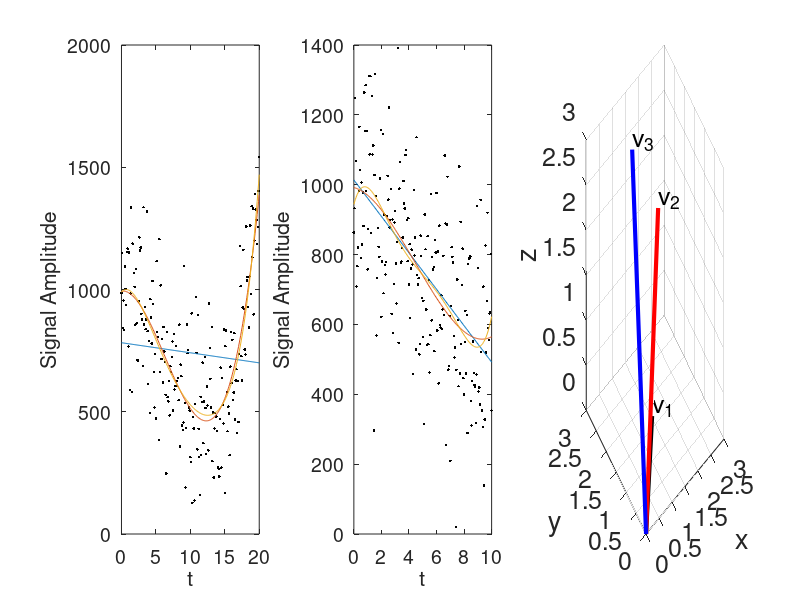
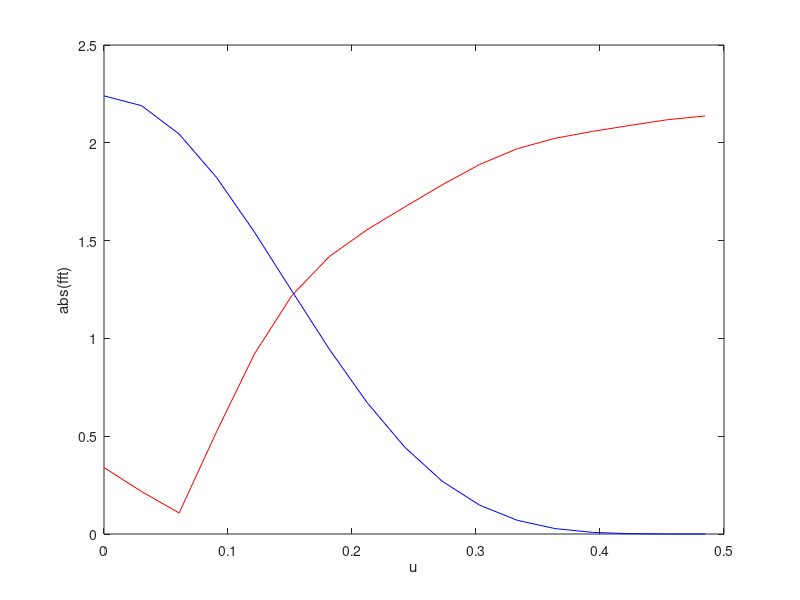
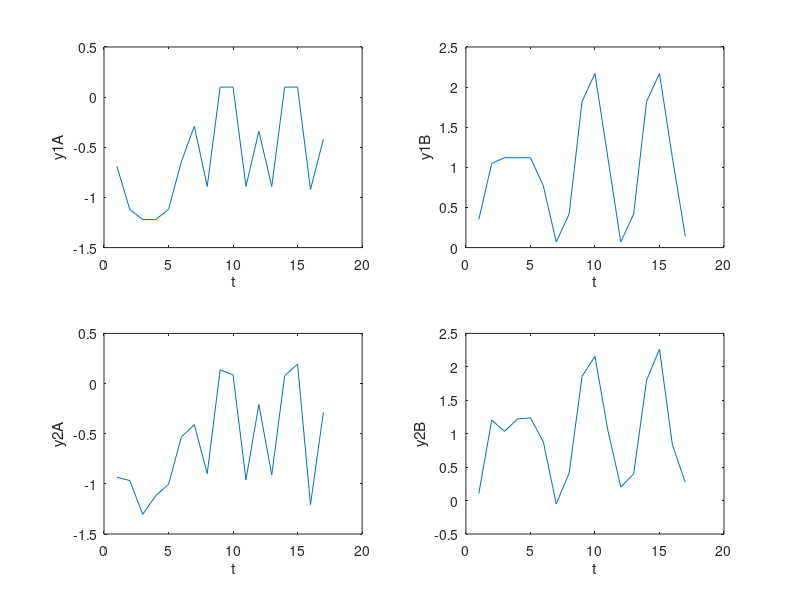

MATLAB code for these plots, in order: (Note: this script raises an error after producing the figures.)
% MatlabCodeLABook  3.5.2026 mfi
% A listing of Matlab scripts used in the LABook
%
% Solution to Exercise E8.6 generating results in Figure 8.3 
%
close all;t=0:32;                                   % time in seconds
% generate two impulse responses, a,b and implement as circulant matrices
a=0.2*[[7 -2.5 -1 -0.5 -0.25 -0.1] zeros(1,22) [-0.1 -0.25 -0.5 -1 -2.5]];
b=0.7*[1 0.5 0.1 zeros(1,27) 0.1 0.5 1.0];
N=length(b);icnt=0;
A(1,:)=a; B(1,:)=b;                                 % transformation matrices...
for j=3:2:N                                         % ...in circulant form
     icnt=(j+1)/2;                                  % downsample output by 2
     A(icnt,1:j-1)=a(N-j+2:N);
     A(icnt,j:end)=a(1:N-j+1);
     B(icnt,1:j-1)=b(N-j+2:N);
     B(icnt,j:end)=b(1:N-j+1);
end
x=zeros(size(t));x(2:2:10)=1;x(16:20)=1;x(26:30)=1; % input function
rng(0);n=0.2*randn(1,17);                           % measurement noise
figure(1)
subplot(3,2,1),stem(t,A(9,:),'k','linewidth',1),ylim([-1 2])
xlabel('t'),ylabel('A(9,:)'),set(gca,'FontSize',14)
subplot(3,2,2),stem(t,B(9,:),'k','linewidth',1),ylim([-1 2])
xlabel('t'),ylabel('B(9,:)'),set(gca,'FontSize',14)
subplot(3,2,3),imagesc(A);colormap gray,axis equal,title('A')
subplot(3,2,4),imagesc(B);colormap gray,axis equal,title('B')
subplot(3,2,5),plot(t,x,'k','linewidth',2),ylim([-1 2])
subplot(3,2,6),plot(t,x,'k','linewidth',2),ylim([-1 2])
%
u=0:1/33:1/2;                     % frequency axis from time axis param's
FA=abs(fft(a));FB=abs(fft(b));    % impulse response spectra
figure,plot(u,FA(1:icnt),'r'),hold on,plot(u,FB(1:icnt),'b'),hold off
xlabel('u'),ylabel('abs(fft)')
y1A=A*x';y1B=B*x';y2A=y1A+n';y2B=y1B+n'; % measurements w & w/o noise
figure,subplot(2,2,1),plot(1:icnt,y1A),xlabel('t'),ylabel('y1A')
subplot(2,2,2),plot(1:icnt,y1B),xlabel('t'),ylabel('y1B')
subplot(2,2,3),plot(1:icnt,y2A),xlabel('t'),ylabel('y2A')
subplot(2,2,4),plot(1:icnt,y2B),xlabel('t'),ylabel('y2B')
figure(1)
subplot(3,2,5),hold on,plot(t,pinv(A)*y1A,'r','LineWidth',1) % est x
plot(t,pinv(B)*y1B,'b','LineWidth',1)               % estimate x from y
subplot(3,2,6),hold on,plot(t,pinv(A)*y2A,'r','LineWidth',1)
plot(t,pinv(B)*y2B,'b','LineWidth',1)
%
%
%%
% Solution to Exercise E8.7 resulting in Figure 8.4.
%
% b is beta, the coefficient vector used to generate yp in y1 and y2.
% b1 and b2 are estimates of b made from analyzing noisy data.
%
t1=0:0.1:20;b=[1000 -20 -8 0.5];                  % 20s time trace, b=beta
R1=zeros(1,6);R2=R1;                              % initialization
n1=200*randn(size(t1));                           % noise 1 (noise variance = 200^2)
yp = b(1) + b(2)*t1 + b(3)*t1.^2 + b(4)*t1.^3;    % signal 1
SNR=10*log10(sum(yp.^2)/t1(end)/200^2);           % SNR in dB
y1=yp + n1;                                       % measurement 1
subplot(1,3,1),plot(t1,y1,'k.','linewidth',2),hold on
set(gca,'FontSize',14),xlabel('t'),ylabel('Signal Amplitude')
t2=0:0.05:10;                                     % 10s time trace
n2=200*randn(size(t2));                           % noise 2 (same distribution)
y2 = b(1) + b(2)*t2 + b(3)*t2.^2 + b(4)*t2.^3 + n2;  % measurements 2
subplot(1,3,2),plot(t2,y2,'k.','linewidth',2),hold on
set(gca,'FontSize',14),xlabel('t'),ylabel('Signal Amplitude')
%
T1=[ones(length(t1),1) t1' t1.^2' t1.^3' t1.^4' t1.^5']; % time matrix 1
T2=[ones(length(t2),1) t2' t2.^2' t2.^3' t2.^4' t2.^5']; % time matrix 2
for j=1:6       % fit data with polynomial models of order 0-5
    b1=pinv(T1(:,1:j))*y1';             % estimate beta 1
    if j==4; bb1=b1; end                % save coeff from N=3 model
    z1=T1(:,1:j)*b1;
    if j==2||j==4||j==6                 % plot only these three models
        subplot(1,3,1), plot(t1,z1)
    end
    R1(j)=rms(z1-y1');                  % RMS 1 values
    b2=pinv(T2(:,1:j))*y2';             % estimate beta 2
    if j==4; bb2=b2;end
        z2=T2(:,1:j)*b2;                % plot three models
    if j==2||j==4||j==6
        subplot(1,3,2), plot(t2,z2)
    end
    R2(j)=rms(z2-y2');                  % RMS 2 values
end
subplot(1,3,3),plot(0:5,R1,'ko-','linewidth',2),hold on,
plot(0:5,R2,'kx-','linewidth',2),hold off
set(gca,'FontSize',14),xlabel('polynomial order'),ylabel('RMSE')
%
%
%%
% Solution to Exercise E9.1.
%
V=[1 2 1;1 2 2;0.5 2 3];        % original vectors
plot3([0 V(1,1)],[0 V(2,1)],[0 V(3,1)],'k','linewidth',3),hold on
plot3([0 V(1,2)],[0 V(2,2)],[0 V(3,2)],'r','linewidth',3)
plot3([0 V(1,3)],[0 V(2,3)],[0 V(3,3)],'b','linewidth',3)
xlabel('x'),ylabel('y'),zlabel('z'),set(gca,'FontSize',18)
xlim([0 3]),ylim([0 3]),zlim([0 3])
text(V(1,1)+0.05,V(2,1)+0.05,V(3,1)+0.05,'v_1','fontsize',18)
text(V(1,2)+0.05,V(2,2)+0.05,V(3,2)+0.05,'v_2','fontsize',18)
text(V(1,3)+0.05,V(2,3)+0.05,V(3,3)+0.05,'v_3','fontsize',18)
grid
figure
[U,~]=MGSO(V);                  % apply the Gram-Schmidt algorithm
plot3([0 U(1,1)],[0 U(2,1)],[0 U(3,1)],'k','linewidth',3),hold on
plot3([0 U(1,2)],[0 U(2,2)],[0 U(3,2)],'r','linewidth',3)
plot3([0 U(1,3)],[0 U(2,3)],[0 U(3,3)],'b','linewidth',3)
xlabel('x'),ylabel('y'),zlabel('z'),set(gca,'FontSize',18)
xlim([-1 1]),ylim([-1 1]),zlim([-1 1])
text(U(1,1)+0.05,U(2,1)+0.05,U(3,1)+0.05,'u_1','fontsize',18)
text(U(1,2)+0.05,U(2,2)+0.05,U(3,2)+0.05,'u_2','fontsize',18)
text(U(1,3)+0.05,U(2,3)+0.05,U(3,3)+0.05,'u_3','fontsize',18)
grid
%
%
%
% function [Q,R] = MGSO(A)
% %
% % The Modified Gram-Schmitt Orthonormalization via
% % See http://web.mit.edu/18.06/www/Essays/gramschmidtmat.pdf
% % A is an input matrix of column vectors to be analyzed
% % Q is the orthonormalized output matrix
% %
% [M,N]=size(A);                  % Preset the array spaces
% Q=zeros(M,N);R=zeros(N);        % same
% for j=1:N
%     v=A(:,j);                   % v is the j column of A
%     for i=1:j-1
%         R(i,j)=Q(:,i)'*A(:,j);  % modify to improve accuracy
%         v=v-R(i,j)*Q(:,i);      % subtract projection (q_i^t*v)*q_i
%     end                         % v is now perp to all q_1,...,q_(j-1)
%     R(j,j)=norm(v);
%     Q(:,j)=v/R(j,j);            % normalize v to be unit vector q_j
% end                             % Q is orthonormal version of A
% end
% %
%
%%
% Solution to Example 10.5 generating results in Figure 10.3.
%
n=0:31;h=zeros(1,32);h(1:9)=1-n(1:9)/8;h(25:32)=n(1:8)/8; % h = impulse response
H=toeplitz([h(1) fliplr(h(2:end))],h);N=length(n);      % H = system matrix
u=0:1/N:1/2-1/(2*N);                                    % frequency axis
imagesc(n,n,H),colormap gray                            % view circulant system matrix
for k=1:N                                               % generate Fourier basis from N=32 and T=1
    for j=1:N
        Q(k,j)=exp(1i*2*pi*(j-1)*(k-1)/N);
    end
end
F=Q'*H*Q/N;HHH=abs(diag(F));                            % eigen-decompose H with Q
Fhp=abs(fft(h));Fh=Fhp(1:N/2);                          % fft comparison
figure,subplot(2,1,1),stem(n,h,'k','linewidth',1.5)     % view impulse response
set(gca,'FontSize',14),xlabel('n'),ylabel('h[n]')
subplot(2,1,2),plot(u,HHH(1:N/2),'k',LineWidth=1.5)     % view eigen-decomposed H result
hold on,plot(u,Fh,'o','linewidth',3)                    % view fft result
set(gca,'FontSize',14),xlabel('k'),ylabel('DFT')
%
for j=1:16; x(j)=(sin(8*pi*u(j)))^2/(8*(sin(pi*u(j)))^2);end
plot(u,x,'gx','linewidth',1.5)                          % view analytic result
legend('eigenanalysis','fft','analytic')
%
%
%%
% Solution to Exercise E10.6 with results plotted in Figure 10.5a.
%
dt=0.1;t=dt:dt:6;               % initialize
% A=0.1*(fix(16*rand(4))-8);    % for exploration only; next line has A
A=[-0.3 0.7 -0.4 -0.2;-0.3 0.6 -0.2 0.7;-0.1 -0.8 0 -0.4;-0.3 0.3 0.7 0.3];
y0=[1 0 0 0]';                  % initial conditions
[U,D] = eig(A);c=U\y0;          % compute eigensystem
y=c(1)*U(:,1)*exp(D(1,1)*t) + c(2)*U(:,2)*exp(D(2,2)*t) ...
    + c(3)*U(:,3)*exp(D(3,3)*t) + c(4)*U(:,4)*exp(D(4,4)*t); % compute solution
figure,hold on
plot(t,real(y(1,:)),'bo-','linewidth',2),plot(t,real(y(2,:)),'ro-','linewidth',2)
plot(t,real(y(3,:)),'ko-','linewidth',2),plot(t,real(y(4,:)),'mo-','linewidth',2)
set(gca,'FontSize',14),xlabel('t')
legend('y_1','y_2','y_3','y_4','location','northwest')
%
%
%%
% Solution to Exercise E10.7 with results plotted in Figure 10.5b and 10c.
%
dx=0.1;x=-10:dx:1;N=length(x);a=[0,0.1,0.2,0.5];  % initialize
y=zeros(2,N);cx=zeros(1,N);                       % initialize
y0=[0;0.5];                                       % initial conditions
for k=1:4
    for j=1:N
        A=[0 1;0.5*x(j) a(k)];                    % matrix A(t;a)
        cx(j)=cond(A);                            % find condition of A
        [U,D] = eig(A);c=U\y0;          % compute eigensystem, constants
        if j==25;DD(1,:)=[D(1,1) D(2,2)];end      % record some eigenvalues
        if j==50;DD(2,:)=[D(1,1) D(2,2)];end
        if j==75;DD(3,:)=[D(1,1) D(2,2)];end
        if j==100;DD(4,:)=[D(1,1) D(2,2)];end
        y1(k,j)=c(1)*U(1,1)*exp(D(1,1)*x(j)) ...
            + c(2)*U(1,2)*exp(D(2,2)*x(j));       % compute y(t;a) (4 plots)
    end
end
plot(x,real(y1),'linewidth',1.5)                  % y(x) for 4 values of a
set(gca,'FontSize',14),xlabel('x'),ylabel('y(x;a)')
legend('a=0.0','a=0.1','a=0.2','a=0.5','location','northwest')
figure,semilogy(x,cx,'k','linewidth',2)           % plot condition(A)
set(gca,'FontSize',18),xlabel('x'),ylabel('condition(A)'),ylim([1 100])
%
%
%%
% Solution to Exercise E10.8 with results displayed in Figure 10.6.
%
sx=1;sy=2;r=1/sqrt(2);          % sx,sy are std in x and y.  r=rho
K=[sx^2 r*sy*sx;r*sx*sy sy^2];  % compute covariance matrix K from parts
[U,D]=eig(K);                       % find eigensystem of K
[~,ind] = sort(diag(D),'descend');  % reorder in descending order
Dp = D(ind,ind);                    % reordered eigenvalues
Up = U(:,ind);                      % reordered eigenvectors
DD1=sqrt(Dp(1,1));DD2=sqrt(Dp(2,2)); % compute the singular values
plot([-DD1*Up(1,1) DD1*Up(1,1)], ...
    [-DD1*Up(2,1) DD1*Up(2,1)],'r','linewidth',2)
hold on                             % plot eigenvectors
plot([-DD2*Up(1,2) DD2*Up(1,2)], ...
    [-DD2*Up(2,2) DD2*Up(2,2)],'b','linewidth',2)
xlabel('x'),ylabel('y'),set(gca,'FontSize',16)
xlim([-4 4]),ylim([-4 4]),axis square
%
% Compute y for Mahalanobis distance = 1 to visualize K
%
x=-4:0.1:5;N=length(x);y1=zeros(1,N);y2=y1;   % find an arbitrary x-axis range
for j=1:N                           % compute y using quadratic equation
    b=2*r*x(j)*sy/sx;c=(sy*x(j)/sx)^2-sy^2*sqrt(1-r^2);
    y1(j)=b/2+real(sqrt(b^2-4*c)/2);
    y2(j)=b/2-real(sqrt(b^2-4*c)/2);
end
plot(x,y1,x,y2)
m=zeros(70,2);X=mvnrnd(m,K);hold on;plot(X(:,1),X(:,2),'ko')
%
%
%%
% Solution to Exercise E11.2 with results plotted in Figure 11.1.
% First, simulate the measurement data
%
M=500;mx=40;my=60;                              % initialize parameters
m=ones(M,2);m(:,1)=m(:,1)*mx;m(:,2)=m(:,2)*my;  % initialize parameters
sx=10;sy=20;r=0.9;                              % initialize parameters
K=[sx^2 r*sy*sx;r*sx*sy sy^2];                  % population cov matrix
X=mvnrnd(m,K,M);                                % draw 500 samples of x,y
Xb=mean(X);Kx=cov(X);                           % sample mean, cov matrix
%
%  Method (1) Use Eigenanalysis to compute PCs from sample statistics
%
[U,D]=eig(Kx);                                  % eigensystem of Kx
[d,ind] = sort(diag(D),'descend');              % place in descending order
Dp = D(ind,ind);DD1=sqrt(Dp(1,1));DD2=sqrt(Dp(2,2));
Up = U(:,ind);          % arrange eigenvectors for plotting the PCs
plot(X(:,1),X(:,2),'ko'),axis square,hold on    % plot the M data pairs as points
plot([-50*Up(1,1) 50*Up(1,1)]+mx,[-50*Up(2,1) 50*Up(2,1)]+my,'r','LineWidth',2)
plot([-10*Up(1,2) 10*Up(1,2)]+mx,[-10*Up(2,2) 10*Up(2,2)]+my,'b','LineWidth',2)
xlim([0 100]),ylim([0 100]),set(gca,'FontSize',14)
xlabel('x'),ylabel('y')
% Y=X*Up;                                       % transform data (not used)
% figure,plot(Y(:,1),Y(:,2),'kx'),axis square
%
% Method (2) Use SVD to compute PCs
%
[Vs,Ds,Us]=svd(X-Xb);                           % To use SVD correctly, subtract mean...
figure,plot(X(:,1),X(:,2),'ko'),axis square,hold on %...but add the mean back in & display
plot([-50*Us(1,1) 50*Us(1,1)]+mx,[-50*Us(2,1) 50*Us(2,1)]+my,'r','LineWidth',2)
plot([-10*Us(1,2) 10*Us(1,2)]+mx,[-10*Us(2,2) 10*Us(2,2)]+my,'b','LineWidth',2)
xlim([0 100]),ylim([0 100]),set(gca,'FontSize',14)
xlabel('x'),ylabel('y')
%
%  Method (3) Use Matlab's PCA function to compute PCs
%
C=pca(X);                                       % use Matlab's pca...
figure, plot(X(:,1),X(:,2),'ko'),axis square    % ...to find same result
hold on,plot([-50*C(1,1) 50*C(1,1)]+mx,[-50*C(2,1) 50*C(2,1)]+my,'r','LineWidth',2)
plot([-10*C(1,2) 10*C(1,2)]+mx,[-10*C(2,2) 10*C(2,2)]+my,'b','LineWidth',2)
xlim([0 100]),ylim([0 100]),set(gca,'FontSize',14)
xlabel('x'),ylabel('y')
%
%
%%
% Solution to Exercise E11.3, Part (a). Results are plotted in Figure 11.2.
% Compute H1, four examples of sample output Y, and the MTF curve for an LTI system.
%
M=128;tt=1:M;h=zeros(size(tt));             % tt is time axis, initialize h
h(1:M/2+1)=exp(-(tt(1:M/2+1)-1).^2/(2*5^2))/(5*sqrt(2*pi)); % half of h 
h(M:-1:M/2+1)=h(2:M/2+1);                   % other half of h w/o 1st value
H1=toeplitz(h);                             % circulant system matrix
imagesc(H1),colormap gray, axis square, title('Time-invariant H')
%
T0=[8 16 32 48];                            % input sinusoidal periods: u0=1/T0
for j=1:4                                   % input four sinusoids
    X1(j,:)=sin(2*pi*tt/T0(j));             % input matrix X1 is 4x128
end
Y1=H1*X1';                                  % output matrix Y1 is 128x4
figure
for j=1:4                                   % plot I/O pairs in 2x2 plots
    subplot(2,2,j),plot(tt,X1(j,:),'k--','linewidth',1),hold on % input
    plot(1:M,Y1(:,j),'k','linewidth',2)     % output 
    xlabel('t (samples)'),ylabel('x(t) or y(t)'),set(gca,'fontsize',12)
    title(['T_0 = ',(num2str(T0(j)))])      % label period of the sine wave
end
u0=[0 1./T0(4:-1:1)];mtf=[(max(Y1)) 1];     % measured mtf points versus frequency
figure,plot(u0,mtf(5:-1:1),'ko','linewidth',2),hold on % flip so freq axis increases
uu=0:0.01:0.15;MTF=exp(-2*pi^2*5^2*uu.^2);  % predicted MTF to compare with mtf
plot(uu,MTF,'k','LineWidth',2)
xlabel('u_0 (Hz)'),ylabel('MTF'),set(gca,'fontsize',14)
%
%
%%
% Solution to Exercise E11.3, Part (b). Results are plotted in Figure 11.3.
% Compute H, four examples of output for LTV measurements, and singular spectra.
% Note:  You need H1 from the previous script to compare results in last plot.
%
% close all
M=128;N=200;t=1:N;s1=7;ds=2;    % H is MxN, s1,ds define sigma range
for j=1:M/2                     % generate time-dependent sigma for h
    s(j)=s1-ds*j/(M/2);         % first half (s1 is start, ds is change)
    s(M-j+1)=s(j);              % second half
end
H=zeros(M,N);                   % initialize H (system matrix)
for j=1:M                       % time-varying Gaussian H: MxN
    H(j,:)=exp(-(t-((j-1)+M/4)).^2/(2*s(j)^2))/(s(j)*sqrt(2*pi));
end
figure,imagesc(H),colormap gray,axis equal,title('Time-varying H')
%
T0=[8 16 32 48];                % input sinusoidal periods: u0=1/T0
for j=1:4                       % input four sinusoids
    X(j,:)=sin(2*pi*t/T0(j));   % input matrix X is Nx4 
end
Y=H*X';                         % output matrix Y is Mx4
figure
for j=1:4                       % plot I/O pairs in 2x2 plots
    subplot(2,2,j),plot(1:M,X(j,1:M),'k--','linewidth',1),hold on % input
    plot(1:M,Y(:,j),'k','linewidth',2)                            % output
    xlabel('t (samples)'),ylabel('x(t) or y(t)'),set(gca,'fontsize',12)
    title(['T_0 = ',(num2str(T0(j)))])
end
%
[~,D,~]=svd(H);DD=diag(D);      % SVD of LSV system matrix (singular values only)
figure,plot(1:50,DD(1:50),'r','linewidth',2),hold on
[~,D1,~]=svd(H1);DD1=diag(D1);  % SVD of LTI system matrix
plot([1 2:2:51],[1;DD1(2:2:51)],'k','linewidth',2),hold on      % discard every other point
xlabel('singular value'),ylabel('singular spectrum'),set(gca,'fontsize',14)
legend('LTV','LTI')
%
%
%%
% Solution to Example 13.1 with results displayed in Figure 13.3b.
%
S=[1 -1 -1 0 0 0;0 1 0 1 -1 0;0 0 1 -1 0 0;0 0 0 0 1 -1]; % stoichiometric matrix
T=0.01;T0=20;t=0:T:T0;N=length(t);                        % time base where T<<T0
X=zeros(4,N);               % rows are conc's and columns are time pts
x0=[0 0 0 0]';X(:,1)=x0;    % concentration of 4 metabolites, initialized
k=[1 1 1 1 1 1];            % rate constants: forward fluxes
kn=[0 0 1 1 0 0];           % rate constants: reverse fluxes
for j=2:N                   % j is time index
    f=[k(1);k(2)*X(1,j-1);k(3)*X(1,j-1)-kn(3)*X(3,j-1);...  % flux vector 
        k(4)*X(3,j-1)-kn(4)*X(2,j-1);k(5)*X(2,j-1);k(6)*X(4,j-1)];
    dx=S*f*T;               % incremental change in molecular concentration
    X(:,j)=X(:,j-1)+dx;     % concentration at time t(j) 
end
plot(t,X,'LineWidth',1.5) % plot the four concentration time series
xlabel('Time'),ylabel('Concentration'),set(gca,'fontsize',14) 
legend('x_1','x_2','x_3','x_4')
%
%
%%
% Solution to Exercise E13.2 with results plotted in Figure 13.6.
%
S=[1 -1 -1 0 0 0;0 1 0 1 -1 0;0 0 1 -1 0 0;0 0 0 0 1 -1]; % stoichiometric matrix
T=0.01;T0=40;t=0:T:T0;N=length(t);Np=(N-1)/2;    % time base where T<<T0
X=zeros(4,N);               % rows are conc's and columns are time pts
x0=[0 0 0 0]';X(:,1)=x0;    % concentration of 4 metabolites, initialized
k=[1 1 1 1 1 1];            % rate constants: forward fluxes
kn=[0 0 1 1 0 0];           % rate constants: reverse fluxes
for j=2:Np                  % j is time index
    f=[k(1);k(2)*X(1,j-1);k(3)*X(1,j-1)-kn(3)*X(3,j-1);...  % flux vector 
        k(4)*X(3,j-1)-kn(4)*X(2,j-1);k(5)*X(2,j-1);k(6)*X(4,j-1)];
    dx=S*f*T;               % incremental change in molecular concentration
    X(:,j)=X(:,j-1)+dx;     % concentration at time t(j) 
end
X(:,Np+1)=X(:,Np);          % initialize conc for 20<t<40
X(1,Np+1)=1.2*X(1,Np);X(2,Np+1)=0.8*X(2,Np);
for j=Np+2:N                % j is time index
    f=[k(1);k(2)*X(1,j-1);k(3)*X(1,j-1)-kn(3)*X(3,j-1);...  % flux vector 
        k(4)*X(3,j-1)-kn(4)*X(2,j-1);k(5)*X(2,j-1);k(6)*X(4,j-1)];
    dx=S*f*T;               % incremental change in molecular concentration
    X(:,j)=X(:,j-1)+dx;     % concentration at time t(j) 
end
hold on,plot(t,X,'LineWidth',1.5) % plot the four concentration time series
xlabel('Time'),ylabel('Concentration'),set(gca,'fontsize',14) 
legend('x_1','x_2','x_3','x_4')
%
%
%%
% Solution to Example 14.1. Results plotted in Figure 14.1. M = M1+M2 = 200.  m1x is population mean along
% x axis for class 1, s2y^2 is population variance along the y axis for class 2, etc.
%
M1=100;M2=M1;M=M1+M2;m1x=40;m1y=60;m2x=60;m2y=40;       % initialize parameters
m1=ones(M1,2);m1(:,1)=m1(:,1)*m1x;m1(:,2)=m1(:,2)*m1y;  % form vectors of mean values
m2=ones(M2,2);m2(:,1)=m2(:,1)*m2x;m2(:,2)=m2(:,2)*m2y;  % r1,r2: corr coeff btw x&y, class 1,2
s1x=10;s1y=20;r1=0.9;s2x=20;s2y=10;r2=-0.6;             % other covariance matrix parameters
K1=[s1x^2 r1*s1y*s1x;r1*s1x*s1y s1y^2];                 % population cov matrix
K2=[s2x^2 r2*s2y*s2x;r2*s2x*s2y s2y^2];                 % population cov matrix
X1=mvnrnd(m1,K1,M1);X2=mvnrnd(m2,K2,M2);                % simulate two classes of data, X1 and X2
X1b=mean(X1);K1x=cov(X1);X2b=mean(X2);K2x=cov(X2);      % sample means and cov matrices
plot(X1(:,1),X1(:,2),'ko'),axis square,hold on,plot(m1x,m1y,'kx','linewidth',3)
plot(X2(:,1),X2(:,2),'ro'),plot(m2x,m2y,'rx','linewidth',3)
xlim([-50 150]),ylim([-50 150]),set(gca,'FontSize',18)
xlabel('x'),ylabel('y')
a=2*(X2b-X1b)/((K1x+K2x)/2);            % linear discriminant parameter a
b=X2b/((K1x+K2x)/2)*X2b'-X1b/((K1x+K2x)/2)*X1b'; % lin disc parameter b
x=-50:150;                              % x axis range 
y=(b-a(1)*x)/a(2);                      % generate linear discriminant line 
plot(x,y,'k--',LineWidth=2)
e1=0;e2=e1;                             % initialize classification error counters
for j=1:M1                              % if M1 is not = M2 adjust M1 in for loop
    yy1=(b-a(1)*X1(j,1))/a(2);          % find LD function for each value of x
    yy2=(b-a(1)*X2(j,1))/a(2);
    if X1(j,2)<yy1;e1=e1+1;end          % index error count if below line
    if X2(j,2)>yy2;e2=e2+1;end          % index error count if above line
end
E=(e1+e2)/M;                            % net fractional error
title(['e1 = ',num2str(e1),', e2 = ',num2str(e2),' E = ',num2str(E)])
%
%
%%
% Solution to Exercise E14.1. M is the sample size per class (M_i in the text).
% Class separability is from the difference in means along the x axis and the covariance matrix.
%
M=100;                                              % sample size per class
m1x=43;m1y=50;m1z=50;                               % means for 3 variables of class 1
m2x=57;m2y=50;m2z=50;                               % means for 3 variables of class 2
m1=ones(M,3);m1(:,1)=m1(:,1)*m1x;                   % mean vectors for class 1
m1(:,2)=m1(:,2)*m1y;m1(:,3)=m1(:,3)*m1z;
m2=ones(M,3);m2(:,1)=m2(:,1)*m2x;                   % mean vectors for class 2
m2(:,2)=m2(:,2)*m2y;m2(:,3)=m2(:,3)*m2z;
s1x=10;s1y=10;s1z=7;r1xy= 0.4;r1xz= 0.1;r1yz=-0.1;  % cov matrix 1 parameters
s2x=20;s2y=10;s2z=10;r2xy=-0.6;r2xz=-0.1;r2yz= 0.8; % cov matrix 2 parameters
K1=[s1x^2 r1xy*s1x*s1y r1xz*s1x*s1z;...             % population cov matrix 1
    r1xy*s1x*s1y s1y^2 r1yz*s1y*s1z;...
    r1xz*s1x*s1z r1yz*s1y*s1z s1z^2];
% K2=[s2x^2 r2xy*s2x*s2y r2xz*s2x*s2z;...           % population cov matrix 2 (unused)
%     r2xy*s2x*s2y s2y^2 r2yz*s2y*s2z;...
%     r2xz*s2x*s2z r2yz*s2y*s2z s2z^2];
X1=mvnrnd(m1,K1,M);X2=mvnrnd(m2,K1,M);              % simulate the data X1, X2
X1b=mean(X1);K1x=cov(X1);X2b=mean(X2);K2x=cov(X2);  % sample statistics estimates
a=2*(X2b-X1b)/((K1x+K2x)/2);                        % lin discrim function parameter
b=X2b/((K1x+K2x)/2)*X2b'-X1b/((K1x+K2x)/2)*X1b';    % lin discrim function parameter
xp=[0 100 100 0];yp=[0 0 100 100];                  % x,y base plane for LDF
zp(1)=(b-a(2)*yp(1)-a(1)*xp(1))/a(3);               % 4 z-axis corners of LDF
zp(2)=(b-a(2)*yp(2)-a(1)*xp(2))/a(3);
zp(3)=(b-a(2)*yp(3)-a(1)*xp(3))/a(3);
zp(4)=(b-a(2)*yp(4)-a(1)*xp(4))/a(3);
plot3(X1(:,1),X1(:,2),X1(:,3),'k.'),axis square,hold on
plot3(X2(:,1),X2(:,2),X2(:,3),'r.'),plot3([m1x m2x],[m1y m2y],[m1z m2z],'b-o','linewidth',4)
patch(xp,yp,zp,'y')                                 % plot LDF as yellow plane
set(gca,'FontSize',18),xlabel('x'),ylabel('y'),zlabel('z')
xlim([0 100]),zlim([0 100]),zlim([0 100])
e1=0;e2=e1;                                         % initialize error counters
for j=1:M                                           % detect and count errors
    zz1=(b-a(2)*X1(j,2)-a(1)*X1(j,1))/a(3);         % find LDF for x,y values of X1
    zz2=(b-a(2)*X2(j,2)-a(1)*X2(j,1))/a(3);         % find LDF for x,y values of X2
    if X1(j,3)<zz1;e1=e1+1;end          % index error count if below line
    if X2(j,3)>zz2;e2=e2+1;end          % index error count if above line
end
E=(e1+e2)/(2*M);                        % net fractional classification error
title(['e1 = ',num2str(e1),', e2 = ',num2str(e2),' E = ',num2str(E)])
%
% Compute principal components via SVD
%
X=[X1;X2];Xb=mean(X);                   % combine data from both classes
[~,~,U]=svd(X-Xb);                      % apply SVD after subtracting overall sample mean
figure,subplot(2,2,2),plot3(X1(:,1),X1(:,2),X1(:,3),'k.'),axis square,hold on
plot3(X2(:,1),X2(:,2),X2(:,3),'r.')     % plot data again, then the 3 PCs
plot3([-50*U(1,1) 50*U(1,1)]+Xb(1),[-50*U(2,1) ...
50*U(2,1)]+Xb(2),[-50*U(3,1) 50*U(3,1)]+Xb(3),'k','LineWidth',4)
plot3([-50*U(1,2) 50*U(1,2)]+Xb(1),[-50*U(2,2) ...
50*U(2,2)]+Xb(2),[-50*U(3,2) 50*U(3,2)]+Xb(3),'b','LineWidth',4)
plot3([-50*U(1,3) 50*U(1,3)]+Xb(1),[-50*U(2,3) ...
50*U(2,3)]+Xb(2),[-50*U(3,3) 50*U(3,3)]+Xb(3),'m','LineWidth',4)
set(gca,'FontSize',18), xlabel('x'),ylabel('y'),zlabel('z')
xlim([0 100]),zlim([0 100]),zlim([0 100])
%
% Select largest 2 of 3 singular vectors, compute LDF and count classification errors
%
Y=X*U;Y1=Y(1:M,1:2);Y2=Y(M+1:2*M,1:2);  % principal components
xp=round(min([Y1(:,1);Y2(:,1)])):round(max([Y1(:,1);Y2(:,1)])); % x-axis for LDF
subplot(2,2,3),plot(Y1(:,1),Y1(:,2),'k.'),axis square,hold on
plot(Y2(:,1),Y2(:,2),'r.')
set(gca,'FontSize',18), xlabel('x'),ylabel('y')
Y1b=mean(Y1);K1y=cov(Y1);Y2b=mean(Y2);K2y=cov(Y2);  % estimate sample statistics
a=2*(Y2b-Y1b)/((K1y+K2y)/2);                        % lin discrim function parameter
b=Y2b/((K1y+K2y)/2)*Y2b'-Y1b/((K1y+K2y)/2)*Y1b';    % lin discrim function parameter
yp=(b-a(1)*xp)/a(2);                                % LDF
plot(xp,yp,'k','linewidth',2)
e1=0;e2=e1;                                         % initialize error counters
for j=1:M
    yy1=(b-a(1)*Y1(j,1))/a(2);          % find LDF for x,y values of X1
    yy2=(b-a(1)*Y2(j,1))/a(2);          % find LDF for x,y values of X2
    if Y1(j,2)<yy1;e1=e1+1;end          % index error count if below line
    if Y2(j,2)>yy2;e2=e2+1;end          % index error count if above line
end
E=(e1+e2)/(2*M);                        % net fractional classification error
title(['e1 = ',num2str(e1),', e2 = ',num2str(e2),' E = ',num2str(E)])
%
% Select largest 1 of 3 variables, compute LDFs and count classification errors
%
subplot(2,2,4),histogram(Y1(:,1)),hold on,histogram(Y2(:,1))
set(gca,'FontSize',18), xlabel('u_1'),ylabel('occurence')
a=2*(Y2b(1)-Y1b(1))/((K1y(1,1)+K2y(1,1))/2);                  % lin discrim function parameter
b=Y2b(1)^2/((K1y(1,1)+K2y(1,1))/2) - Y1b(1)^2/((K1y(1,1)+K2y(1,1))/2);
xpp=b/a;                                % LDF for 1D data
e1=0;e2=e1;                             % initialize error counters
for j=1:M
    if Y1(j,1)>xpp;e1=e1+1;end          % index error count if above threshold
    if Y2(j,1)<xpp;e2=e2+1;end          % index error count if below threshold
end
E=(e1+e2)/(2*M);                        % net fractional classification error
title(['threshold',num2str(xpp),' e1 = ',num2str(e1),' e2 = ',num2str(e2),' E = ',num2str(E)])
%
%
%%
% Solution to Example 16.19. Results are plotted in Figure 16.13.
% (a) program DFT matrices Qd (see Eq A.10) and Qq (see Eq 16.60) to compute a frequency spectra
%
n=5;N=2^n;q=exp(1i*2*pi/N);     % n=# qubits, N=2^n=# basis states; Fourier kernel
J=zeros(N);Qd=J;Qq=J;           % initialize
for j=1:N                       % form index matrix, 1st row & column are all zeros
    J(j+1,:)=0:j:j*(N-1);       % QFT matrix index
    for k=1:N
        Qd(j,k)=q^(-(j-1)*(k-1));   % classical DFT matrix (negative exponent)
        Qq(j,k)=q^(mod(J(j,k),N));  % quantum DFT matrix (positive exponent)
    end
end
% Form time and frequency axes
%
m=1:N;du=1/N;U=1;u=0:du:U-du;                       % m=time axis, u=frequency axis
g=(sin(2*pi*(m-1)/(N/2))+2*sin(2*pi*(m-1)/(N/4)));  % input = sum of two sine waves
qsum=sum(g.^2);g=g/sqrt(qsum);                      % normalize input energy
subplot(4,1,1),plot(m,g,'LineWidth',1.5),set(gca,'fontsize',18)
xlabel('$t_m$ (s)','interpreter','latex'),ylabel('$g(t_m)$','interpreter','latex')
G=Qd*g'/sqrt(N);                                    % DFT result via Qd
subplot(4,1,2),stem(u,abs(G),'LineWidth',1.5),xlim([0,0.5]),set(gca,'fontsize',18)
xlabel('$u_k$ (Hz)','interpreter','latex'),ylabel('$\tilde{g}[k]$','interpreter','latex')
gt=Qq*g'/sqrt(N);                                   % DFT result using Qq
subplot(4,1,3),stem(u,abs(gt),'LineWidth',1.5),xlim([0,0.5]),set(gca,'fontsize',18)
xlabel('$u_k$ (Hz)','interpreter','latex'),ylabel('$\tilde{g}[k]$','interpreter','latex')
% figure,subplot(2,1,1),imagesc(real(Qd)),subplot(2,1,2),imagesc(real(Qq)) % to image the matrices
%
% (b) Program the QFT circuit for n=5 qubits.
%
ket0=[1;0];ket1=[0;1];x=zeros(1,n);Gq=0;  % 1-qubit basis, x=decimal array of binary value numbers 
for k=N:2*N-1                   % to control binary digit length, begin with N and go to 2N-1
    xx=dec2bin(k);              % convert decimal index to binary
    for i=1:n                   % separate binary digits from xx into decimal array x
        if xx(i+1)=='1'         % e.g., k'=34 -> xx='100010' -> x=0,0,0,1,0 as a string...
            x(i)=1;             %...of decimal number that indicate k=34-32=2 
        else
            x(i)=0;
        end 
    end
% Form the n=5 qubit states. In Fig 16.12: X1=\tilde{x}_0, X2=\tilde{x}=1, etc.
    X1=ket0+ket1*exp(1i*2*pi*x(5)/2);                                           % LSB
    X2=ket0+ket1*exp(1i*2*pi*(x(4)/2+x(5)/2^2));
    X3=ket0+ket1*exp(1i*2*pi*(x(3)/2+x(4)/2^2+x(5)/2^3));
    X4=ket0+ket1*exp(1i*2*pi*(x(2)/2+x(3)/2^2+x(4)/2^3+x(5)/2^4));
    X5=ket0+ket1*exp(1i*2*pi*(x(1)/2+x(2)/2^2+x(3)/2^3+x(4)/2^4+x(5)/2^5));     % MSB
    Gq=Gq+g(k-N+1)*kron(X1,kron(X2,kron(X3,kron(X4,X5))))/2^(n/2); % weight & sum tensor products
end
subplot(4,1,4),stem(u,abs(Gq),'LineWidth',1.5),xlim([0,0.5]),set(gca,'fontsize',18)% (freq spect)^2
xlabel('$u_k$ (Hz)','interpreter','latex'),ylabel('$\tilde{g}_x$','interpreter','latex')
%
